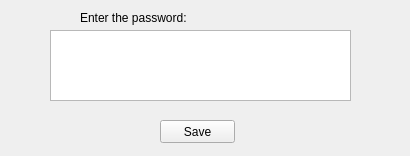
<?xml version="1.0" encoding="UTF-8"?>
<ui version="4.0">
 <class>Form</class>
 <widget class="QWidget" name="Form">
  <property name="geometry">
   <rect>
    <x>0</x>
    <y>0</y>
    <width>410</width>
    <height>156</height>
   </rect>
  </property>
  <property name="windowTitle">
   <string>Form</string>
  </property>
  <widget class="QTextEdit" name="textEdit">
   <property name="geometry">
    <rect>
     <x>50</x>
     <y>30</y>
     <width>301</width>
     <height>71</height>
    </rect>
   </property>
   <property name="font">
    <font>
     <pointsize>20</pointsize>
    </font>
   </property>
  </widget>
  <widget class="QPushButton" name="pushButton">
   <property name="geometry">
    <rect>
     <x>160</x>
     <y>120</y>
     <width>75</width>
     <height>23</height>
    </rect>
   </property>
   <property name="text">
    <string>Save</string>
   </property>
  </widget>
  <widget class="QLabel" name="label">
   <property name="geometry">
    <rect>
     <x>80</x>
     <y>10</y>
     <width>201</width>
     <height>16</height>
    </rect>
   </property>
   <property name="text">
    <string>Enter the password:</string>
   </property>
  </widget>
 </widget>
 <resources/>
 <connections/>
</ui>
